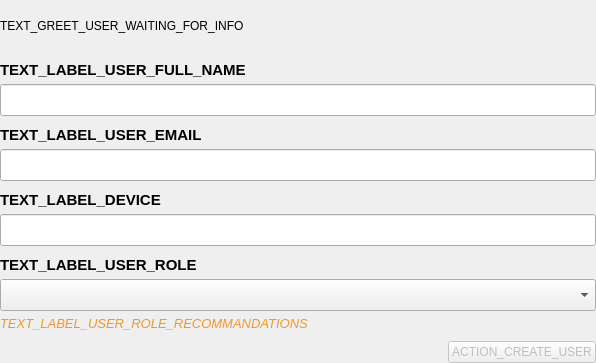
<?xml version="1.0" encoding="UTF-8"?>
<ui version="4.0">
 <class>GreetUserCheckInfoWidget</class>
 <widget class="QWidget" name="GreetUserCheckInfoWidget">
  <property name="geometry">
   <rect>
    <x>0</x>
    <y>0</y>
    <width>596</width>
    <height>363</height>
   </rect>
  </property>
  <property name="windowTitle">
   <string>Form</string>
  </property>
  <property name="styleSheet">
   <string notr="true">#label_warning {
	color: #F1962B;
}</string>
  </property>
  <layout class="QVBoxLayout" name="verticalLayout">
   <property name="spacing">
    <number>10</number>
   </property>
   <property name="leftMargin">
    <number>0</number>
   </property>
   <property name="topMargin">
    <number>0</number>
   </property>
   <property name="rightMargin">
    <number>0</number>
   </property>
   <property name="bottomMargin">
    <number>0</number>
   </property>
   <item>
    <widget class="QLabel" name="label_waiting">
     <property name="text">
      <string>TEXT_GREET_USER_WAITING_FOR_INFO</string>
     </property>
     <property name="wordWrap">
      <bool>true</bool>
     </property>
    </widget>
   </item>
   <item>
    <widget class="QWidget" name="widget_info" native="true">
     <layout class="QVBoxLayout" name="verticalLayout_2">
      <property name="spacing">
       <number>10</number>
      </property>
      <property name="leftMargin">
       <number>0</number>
      </property>
      <property name="topMargin">
       <number>0</number>
      </property>
      <property name="rightMargin">
       <number>0</number>
      </property>
      <property name="bottomMargin">
       <number>0</number>
      </property>
      <item>
       <layout class="QVBoxLayout" name="verticalLayout_7">
        <property name="spacing">
         <number>5</number>
        </property>
        <item>
         <widget class="QLabel" name="label_user_full_name">
          <property name="font">
           <font>
            <pointsize>11</pointsize>
            <weight>75</weight>
            <bold>true</bold>
           </font>
          </property>
          <property name="text">
           <string>TEXT_LABEL_USER_FULL_NAME</string>
          </property>
          <property name="alignment">
           <set>Qt::AlignLeading|Qt::AlignLeft|Qt::AlignVCenter</set>
          </property>
         </widget>
        </item>
        <item>
         <widget class="QLineEdit" name="line_edit_user_full_name">
          <property name="minimumSize">
           <size>
            <width>0</width>
            <height>32</height>
           </size>
          </property>
          <property name="font">
           <font>
            <pointsize>12</pointsize>
           </font>
          </property>
          <property name="placeholderText">
           <string/>
          </property>
         </widget>
        </item>
       </layout>
      </item>
      <item>
       <layout class="QVBoxLayout" name="verticalLayout_9">
        <property name="spacing">
         <number>5</number>
        </property>
        <item>
         <widget class="QLabel" name="label_user_email">
          <property name="font">
           <font>
            <pointsize>11</pointsize>
            <weight>75</weight>
            <bold>true</bold>
           </font>
          </property>
          <property name="text">
           <string>TEXT_LABEL_USER_EMAIL</string>
          </property>
          <property name="alignment">
           <set>Qt::AlignLeading|Qt::AlignLeft|Qt::AlignVCenter</set>
          </property>
         </widget>
        </item>
        <item>
         <widget class="QLineEdit" name="line_edit_user_email">
          <property name="enabled">
           <bool>true</bool>
          </property>
          <property name="minimumSize">
           <size>
            <width>0</width>
            <height>32</height>
           </size>
          </property>
          <property name="font">
           <font>
            <pointsize>12</pointsize>
           </font>
          </property>
          <property name="readOnly">
           <bool>true</bool>
          </property>
          <property name="placeholderText">
           <string/>
          </property>
         </widget>
        </item>
       </layout>
      </item>
      <item>
       <layout class="QVBoxLayout" name="verticalLayout_8">
        <property name="spacing">
         <number>5</number>
        </property>
        <item>
         <widget class="QLabel" name="label_device">
          <property name="font">
           <font>
            <pointsize>11</pointsize>
            <weight>75</weight>
            <bold>true</bold>
           </font>
          </property>
          <property name="text">
           <string>TEXT_LABEL_DEVICE</string>
          </property>
          <property name="alignment">
           <set>Qt::AlignLeading|Qt::AlignLeft|Qt::AlignVCenter</set>
          </property>
         </widget>
        </item>
        <item>
         <widget class="QLineEdit" name="line_edit_device">
          <property name="minimumSize">
           <size>
            <width>0</width>
            <height>32</height>
           </size>
          </property>
          <property name="font">
           <font>
            <pointsize>12</pointsize>
           </font>
          </property>
          <property name="placeholderText">
           <string/>
          </property>
         </widget>
        </item>
       </layout>
      </item>
      <item>
       <layout class="QVBoxLayout" name="verticalLayout_3">
        <property name="spacing">
         <number>5</number>
        </property>
        <item>
         <widget class="QLabel" name="label">
          <property name="font">
           <font>
            <pointsize>11</pointsize>
            <weight>75</weight>
            <bold>true</bold>
           </font>
          </property>
          <property name="text">
           <string>TEXT_LABEL_USER_ROLE</string>
          </property>
         </widget>
        </item>
        <item>
         <widget class="QComboBox" name="combo_profile">
          <property name="minimumSize">
           <size>
            <width>0</width>
            <height>32</height>
           </size>
          </property>
          <property name="font">
           <font>
            <pointsize>12</pointsize>
           </font>
          </property>
          <property name="toolTip">
           <string>TEXT_USER_ROLES_TOOLTIP</string>
          </property>
         </widget>
        </item>
        <item>
         <widget class="QLabel" name="label_warning">
          <property name="font">
           <font>
            <pointsize>10</pointsize>
            <weight>50</weight>
            <italic>true</italic>
            <bold>false</bold>
           </font>
          </property>
          <property name="text">
           <string>TEXT_LABEL_USER_ROLE_RECOMMANDATIONS</string>
          </property>
          <property name="wordWrap">
           <bool>true</bool>
          </property>
         </widget>
        </item>
       </layout>
      </item>
      <item>
       <layout class="QHBoxLayout" name="horizontalLayout">
        <item>
         <spacer name="horizontalSpacer">
          <property name="orientation">
           <enum>Qt::Horizontal</enum>
          </property>
          <property name="sizeHint" stdset="0">
           <size>
            <width>40</width>
            <height>20</height>
           </size>
          </property>
         </spacer>
        </item>
        <item>
         <widget class="QPushButton" name="button_create_user">
          <property name="enabled">
           <bool>false</bool>
          </property>
          <property name="cursor">
           <cursorShape>PointingHandCursor</cursorShape>
          </property>
          <property name="text">
           <string>ACTION_CREATE_USER</string>
          </property>
         </widget>
        </item>
       </layout>
      </item>
     </layout>
    </widget>
   </item>
  </layout>
 </widget>
 <resources/>
 <connections/>
</ui>
